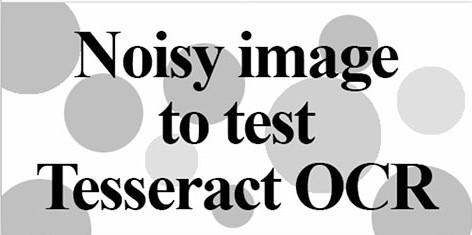
#> input picture test1.jpg, 472 x 235 px
$ python -i OCR.py   (imports and definitions only)
#> lines starting #> are read from the running program, lines starting #| are printed output that depends on the picture; after the words box and inside, x2 and y2 are one past the last pixel; in counts of white or black regions, pixels touching at a corner belong together
import cv2
import numpy as np
import os
from flask import Flask, render_template

def process_image():
    filename=input("ENTER FILE NAME TO READ FROM :") #failename contains name of img to be processed
#> the answer given: test1.jpg
    clr_image=cv2.imread(filename) #using opencv read meathod to get img
#> clr_image is the input picture: shape (235, 472, 3); min 0, max 255, mean 200.6
    clr_image=cv2.resize(clr_image, (960, 540))  #resizing img
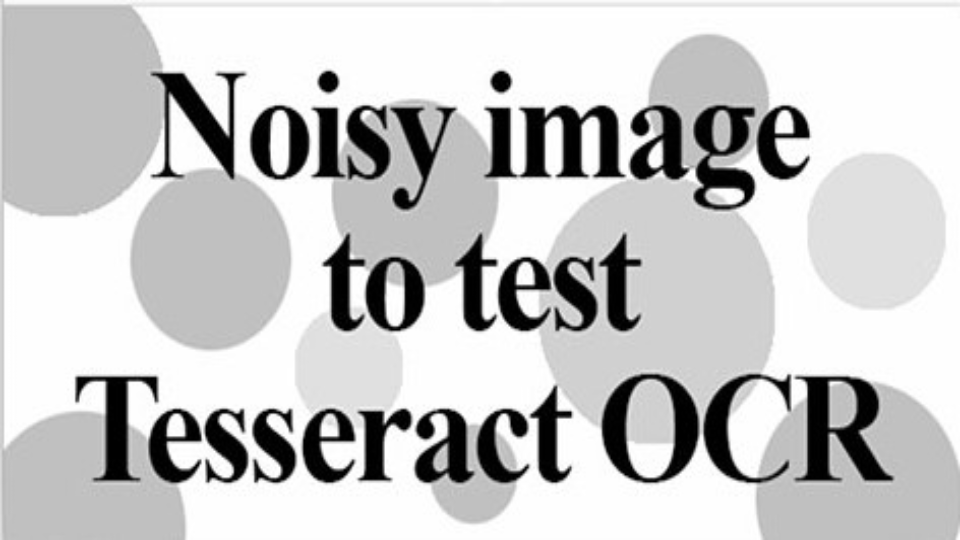
#> clr_image: shape (540, 960, 3); min 0, max 255, mean 200.5
    image=cv2.cvtColor(clr_image,cv2.COLOR_RGB2GRAY) #converting to gray as OTSU_THRESH works only on grayscale
    ls_image=cv2.medianBlur(image,3) #used for removing noise from image can only take odd number as arg
    recvals,tresholding_image=cv2.threshold(ls_image,40,255,cv2.THRESH_BINARY_INV+ cv2.THRESH_OTSU)
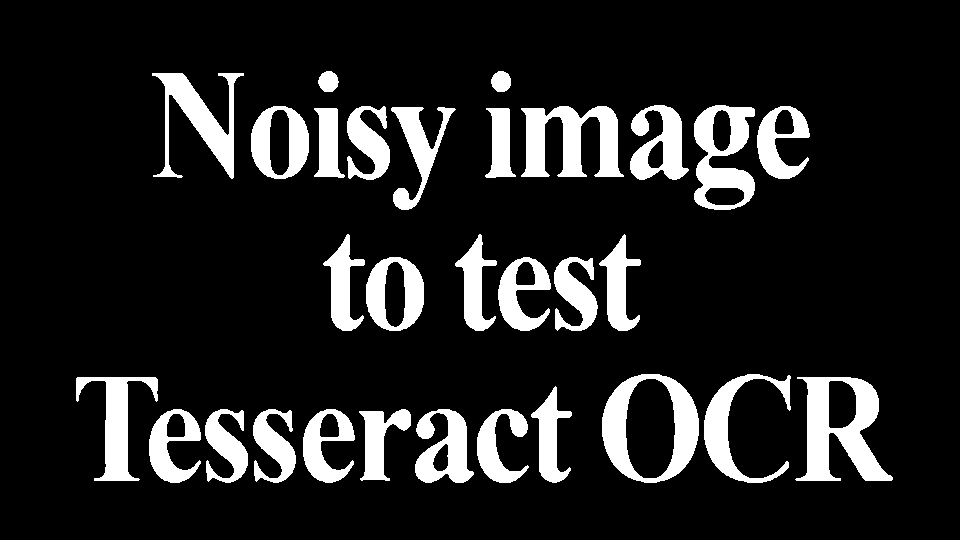
#> tresholding_image: shape (540, 960); 13% white; 30 white regions, largest, box (x1, y1, x2, y2) and area: (795, 377, 893, 481) 4997, (602, 374, 699, 483) 4431, (521, 106, 624, 177) 4243
#> recvals = 124
    final_img=tresholding_image
    return(clr_image,final_img)


def contours():
    image,pred_image=process_image()
    kernel=np.ones((15,20), np.uint8) #rectangular kerenels seem so work better than structuring elements
    dialted_image=cv2.dilate(pred_image, kernel, iterations = 2)
    contour,unusedvar=cv2.findContours(dialted_image,cv2.RETR_EXTERNAL,cv2.CHAIN_APPROX_NONE)
    drawnimg=image
    # cv2.drawContours(drawnimg, contour, -1, (0, 255, 0), 3)
    for i in contour:
        x,y,a,d=cv2.boundingRect(i)
        cv2.rectangle(drawnimg, (x, y), (x + a, y + d), (0,0,255), 2)
    cv2.imshow('inital image',image) #will always be shown
    cv2.imshow('final', drawnimg) #showing drwaimg till final
    cv2.imshow('dilated image',dialted_image) #shown only for test
    cv2.waitKey()
    exit()
    return drawnimg


# [1 line not run here, left out]


# [10 lines of commented-out code are left out]

>>> result = process_image()
